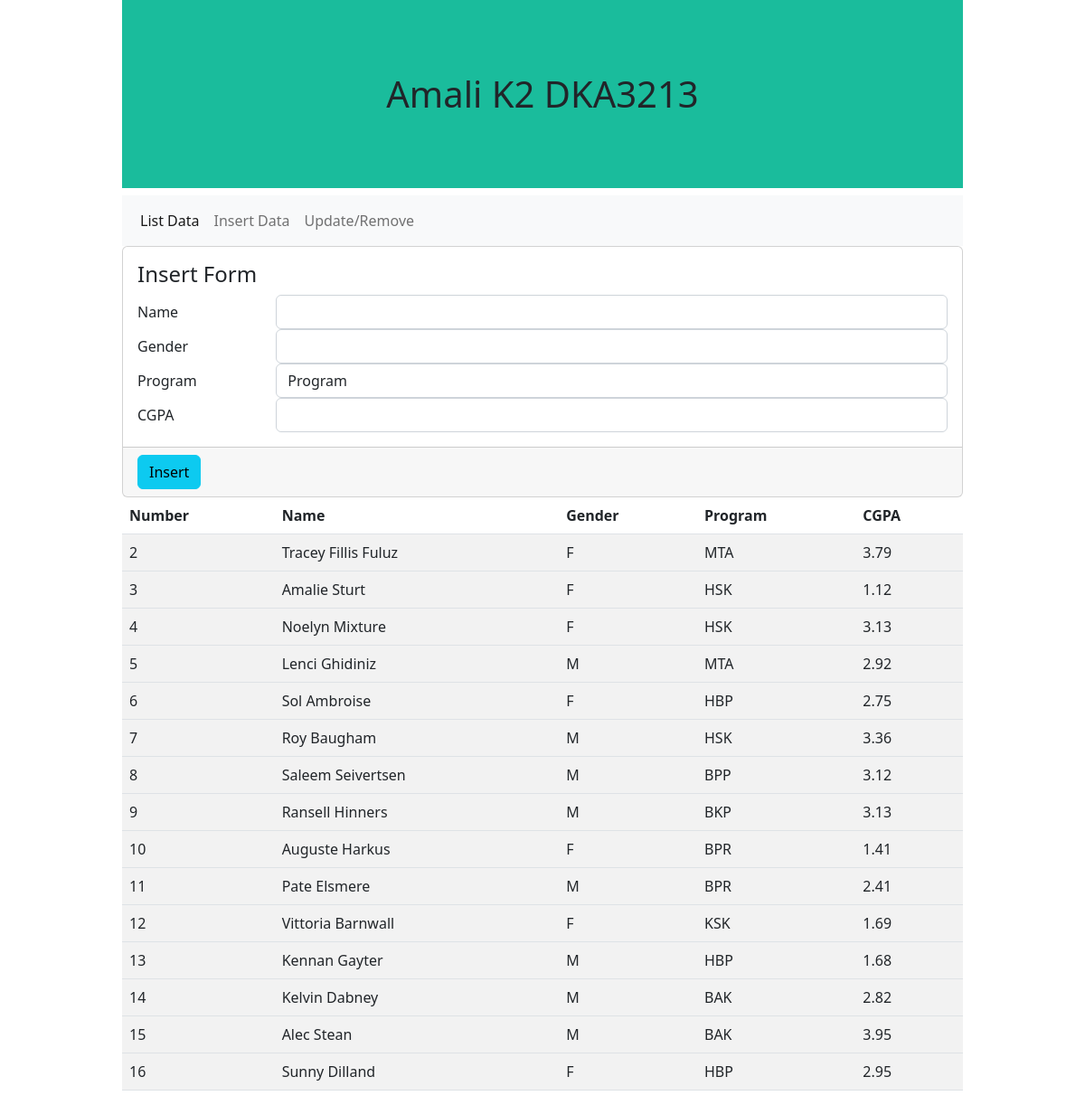
Screenshot of /insert.php with the database file from the repository.
### tables this page shows
CREATE TABLE `student` (
  `id` int(3) NOT NULL,
  `name` varchar(50) NOT NULL,
  `gender` varchar(2) NOT NULL,
  `program` varchar(3) NOT NULL,
  `cgpa` varchar(6) NOT NULL
);

### insert.php (the view, shortened to what this page needs)
<?php
    include 'connection.php';
    $query = mysqli_query ($connection, "SELECT * FROM student");
?>
<!DOCTYPE html>
<html lang="en">
<head>
    <link rel="stylesheet" href="css/bootstrap.min.css">
</head>
<body>
    <div class="container">
        <div class="col-10" style="margin-left:auto; margin-right:auto;">
            <h1 style="padding: 2em 0; text-align: center; background-color:#1ABC9C;">Amali K2 DKA3213</h1>
            <nav class="navbar navbar-expand-lg navbar-light bg-light">
                <div class="container-fluid">
                    <div class="collapse navbar-collapse" id="navbarNav">
                    <ul class="navbar-nav">
                        <li class="nav-item">
                            <a class="nav-link active" aria-current="page" href="index.php">List Data</a>
                        </li>
                        <li class="nav-item">
                            <a class="nav-link" href="insert.php">Insert Data</a>
                        </li>
                        <li class="nav-item">
                            <a class="nav-link" href="updated.php">Update/Remove</a>
                        </li>
                    </ul>
                    </div>
                </div>
            </nav>
            <div class="card card-info">
              <form class="form-horizontal" action="" method="post">
                <div class="card-body">
                  <div class="form-group row">
                    <h4>Insert Form</h4>
                    <label for="name" class="col-sm-2 col-form-label">Name</label>
                    <div class="col-sm-10">
                      <input type="text" class="form-control" name="name">
                    </div>
                    <label for="gender" class="col-sm-2 col-form-label">Gender</label>
                    <div class="col-sm-10">
                      <input type="text" class="form-control" name="gender">
                    </div>
                    <label for="program" class="col-sm-2 col-form-label">Program</label>
                    <div class="col-sm-10">
                      <select class="form-control" name="program">
                        <option selected>Program</option>
                      </select>
                    </div>
                    <label for="cgpa" class="col-sm-2 col-form-label">CGPA</label>
                    <div class="col-sm-10">
                      <input type="text" class="form-control" name="cgpa">
                    </div>
                  </div>
                </div>
                <div class="card-footer">
                  <button type="submit" name="submit" class="btn btn-info">Insert</button>
                </div>
              </form>
            </div>
            <table class = "table table-striped">
                <thead>
                    <tr>
                        <th>Number</th>
                        <th>Name</th>
                        <th>Gender</th>
                        <th>Program</th>
                        <th>CGPA</th>
                    </tr>
                </thead>
                <?php
                    while ($data = mysqli_fetch_array($query)){
                ?>
                <tbody>
                    <tr>
                        <td>
                            <?php echo $data['id']; ?>
                        </td>
                        <td>
                            <?php echo $data['name']; ?>
                        </td>
                        <td>
                            <?php echo $data['gender']; ?>
                        </td>
                        <td>
                            <?php echo $data['program']; ?>
                        </td>
                        <td>
                            <?php echo $data['cgpa']; ?>
                        </td>
                <?php } ?>
                    </tr>
                    </tbody>
            </table>
        </div>
    </div>
</body>
</html>

### rows the page displays
student: id "2", name "Tracey Fillis Fuluz", gender "F", program "MTA", cgpa "3.79"
student: id "3", name "Amalie Sturt", gender "F", program "HSK", cgpa "1.12"
student: id "4", name "Noelyn Mixture", gender "F", program "HSK", cgpa "3.13"
student: id "5", name "Lenci Ghidiniz", gender "M", program "MTA", cgpa "2.92"
student: id "6", name "Sol Ambroise", gender "F", program "HBP", cgpa "2.75"
student: id "7", name "Roy Baugham", gender "M", program "HSK", cgpa "3.36"
student: id "8", name "Saleem Seivertsen", gender "M", program "BPP", cgpa "3.12"
student: id "9", name "Ransell Hinners", gender "M", program "BKP", cgpa "3.13"
student: id "10", name "Auguste Harkus", gender "F", program "BPR", cgpa "1.41"
student: id "11", name "Pate Elsmere", gender "M", program "BPR", cgpa "2.41"
student: id "12", name "Vittoria Barnwall", gender "F", program "KSK", cgpa "1.69"
student: id "13", name "Kennan Gayter", gender "M", program "HBP", cgpa "1.68"
student: id "14", name "Kelvin Dabney", gender "M", program "BAK", cgpa "2.82"
student: id "15", name "Alec Stean", gender "M", program "BAK", cgpa "3.95"
student: id "16", name "Sunny Dilland", gender "F", program "HBP", cgpa "2.95"
